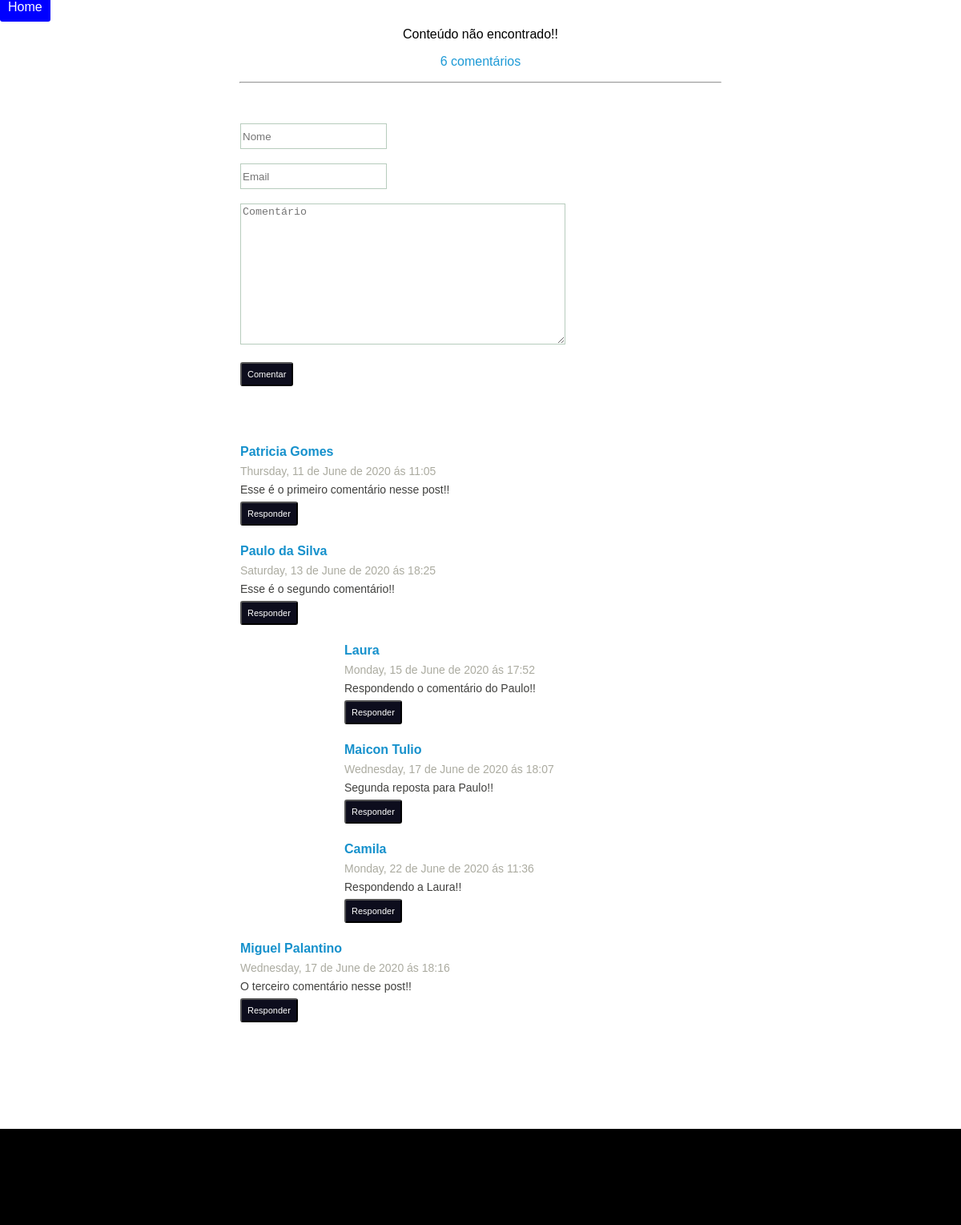
The page /post.php?id=1 on the database its author committed.
### tables this page shows
CREATE TABLE `comments` (
	`id` INT(11) NOT NULL AUTO_INCREMENT,
	`id_post` INT(11) NOT NULL,
	`comment` TEXT(65535) NOT NULL COLLATE 'latin1_swedish_ci',
	`name` VARCHAR(50) NOT NULL COLLATE 'latin1_swedish_ci',
	`email` VARCHAR(100) NOT NULL COLLATE 'latin1_swedish_ci',
	`date_time` DATETIME NOT NULL,
	`id_resp` INT(11) NULL DEFAULT NULL,
	PRIMARY KEY (`id`) USING BTREE
)
COLLATE='latin1_swedish_ci';

### model.php (called while the page is built, shortened)
<?php
include 'connect.php';
	function select_comment_for_id($id_post) {
		global $pdo;
		$sql = "SELECT * FROM comments WHERE id_post = :id_post";
		$sql = $pdo->prepare($sql);
		$sql->bindValue(':id_post', $id_post);
		$sql->execute();
		$comments = array();
		if($sql->rowCount() > 0) {
			while($campos = $sql->fetchObject()) {
				$comments[$campos->id_resp][$campos->id] = array(
					'name'=>$campos->name, 'comment'=>$campos->comment,
					'date_time'=>$campos->date_time,
					'id'=>$campos->id, 'id_resp'=>$campos->id_resp
				);
			}
			return $comments;
		}
	}
	function count_comments($id_post) {
		global $pdo;
		$sql = "SELECT count(id) as qt FROM comments WHERE id_post = :id_post";
		$sql = $pdo->prepare($sql);
		$sql->bindValue(":id_post", $id_post);
		$sql->execute();
		if($sql->rowCount() > 0) {
			$quant = $sql->fetch();
			return $quant['qt'];
		} else {
			return false;
		}
	}
	function formatoDataHora($dados) {
		if(!empty($dados)) {
			$horaData = strftime('%A, %d de %B de %Y '.utf8_decode('ás').' %H:%M', strtotime($dados));
			return utf8_encode($horaData);
		} else {
			return false;
		}
	}
?>

### post.php (the view, shortened to what this page needs)
<?php
include 'views/header.php';
include 'model.php';
if(!empty($_GET['id'])) {
	$post = select_post_for_id($_GET['id']);
	$comment = select_comment_for_id($_GET['id']);
}
?>
<a class="button" href="index.php">Home</a>
<center>
		<?php if(!empty($post)) : ?>
			<div class="container">
				<h1><a href="post.php?id=<?php echo $post['id']; ?>"><?php echo $post['title']; ?></a></h1>
				<p><?php echo $post['text_post']; ?></p>
			</div>
		<?php else: ?>
			<p>Conteúdo não encontrado!!</p>
		<?php endif; ?>
	<p>
		<?php if(count_comments($_GET['id'])) :
		$qt = count_comments($_GET['id']);
		if($qt == 1) : ?>
			<p class="color_comment"><a href="comments.php?id=<?php echo $_GET['id']; ?>" ><?php echo $qt." comentário"; ?></a></p>
		<?php else: ?>
			<p class='color_comment'><a href="comments.php?id=<?php echo $_GET['id']; ?>" ><?php echo $qt." comentários"; ?></a></p>
		<?php endif; ?>
		<?php else: ?>
			<p class='color_comment'>0 comentário</p>
		<?php endif; ?>
	</p>
<hr/>
	<div class="form_comment">
		<form method="POST" name="formC" id="form" class="comentario">
			<input type="text" name="nome" id="nome" placeholder="Nome" required="required"><br/><br/>
			<input type="email" name="email" placeholder="Email" required="required" id="email"><br/><br/>
			<textarea name="comentario" placeholder="Comentário" id="comentario" required="required"></textarea><br/><br/>
			<button class="button_comment" id="button" >Comentar</button><br/><br/>
		</form>
	</div>
<div class="area_comments">
	<?php if(!empty($comment)):  ?>
		<?php foreach($comment[NULL] as $id_comentario => $value): ?>
		<div class="comments">
				<div class="box_comments">
					<ul>
						<li class="name_comment"><strong><?php echo $value['name'];  ?></strong></li>
						<li class="date_time"><?php echo formatoDataHora($value['date_time']);  ?></li>
						<li class="comment"><?php echo utf8_decode($value['comment']);  ?></li>
					</ul>
				</div>
				<div class="open_comment">
					<button type="button" class="button_resp">Responder</button>
				</div>
			<br/>
		</div>
		<?php if(isset($comment[$id_comentario])): ?>
		<?php foreach($comment[$id_comentario] as $id => $values): ?>
		<div class="answer">
			<div class="box_comments">
				<ul>
					<li class="name_comment"><strong><?php echo $values['name'];  ?></strong></li>
					<li class="date_time"><?php echo formatoDataHora($values['date_time']);  ?></li>
					<li class="comment"><?php echo utf8_decode($values['comment']);  ?></li>
				</ul>
			</div>
			<div class="open_comment">
				<button type="button" class="button_resp_2">Responder</button>
			</div>
			<br/>
		</div>
		<?php endforeach; ?>
		<?php endif; ?>
	<?php endforeach; ?>
	<?php else: ?>
			<p><strong>Seja o primeiro a comentar!</strong></p>
	<?php endif; ?>
</div>
</center>
<?php include 'views/footer.php'; ?>

### css/style.css (style rules this page uses)
body { padding:0px; margin:0px; font-family: 'arial'; }
input { height: 28px; border: 1px solid #b7ccbd; }
textarea { width: 400px; height: 170px; border-color: #b7ccbd; }
a { color:#1d9ad6; text-decoration: none; }
.button { padding: 10px; background-color: blue; color: #fff; border-radius: 3px; }
.form_comment { width: 600px; text-align: justify; margin-bottom: 50px; }
hr { width: 600px; margin-bottom: 50px; }
.area_comments { min-height: 400px; margin-bottom: 110px; }
.comments { width: 600px; text-align: justify; }
.color_comment { color: red; }
.box_comments { width: 600px; color:#40403e; }
.box_comments ul { list-style: none; padding:0px; margin:0px; }
.box_comments li { margin-bottom: 07px; }
.answer { width: 420px; text-align: justify; margin-left: 80px; }
.answer ul { list-style: none; padding:0px; margin:0px; }
.answer li { margin-bottom: 07px; }
.name_comment { color: #1691cc; }
.date_time { color: #ababa0; font-size: 14px; }
.comment { font-size: 14px; }
.open_comment button { margin-left: 0px; }
.button_resp, .button_comment, .button_resp_2 { padding: 07px; font-size: 11px; background-color: #0d0d1d; color: #fff; border-radius: 3px; margin-bottom: 05px; }

### rows shown on the page
comments: name "Patricia Gomes", date_time "Thursday, 11 de June de 2020 ás 11:05", comment "Esse é o primeiro comentário nesse post!!"
comments: name "Paulo da Silva", date_time "Saturday, 13 de June de 2020 ás 18:25", comment "Esse é o segundo comentário!!"
comments: name "Laura", date_time "Monday, 15 de June de 2020 ás 17:52", comment "Respondendo o comentário do Paulo!!"
comments: name "Maicon Tulio", date_time "Wednesday, 17 de June de 2020 ás 18:07", comment "Segunda reposta para Paulo!!"
comments: name "Camila", date_time "Monday, 22 de June de 2020 ás 11:36", comment "Respondendo a Laura!!"
comments: name "Miguel Palantino", date_time "Wednesday, 17 de June de 2020 ás 18:16", comment "O terceiro comentário nesse post!!"

### other values the page prints
$qt "6"
